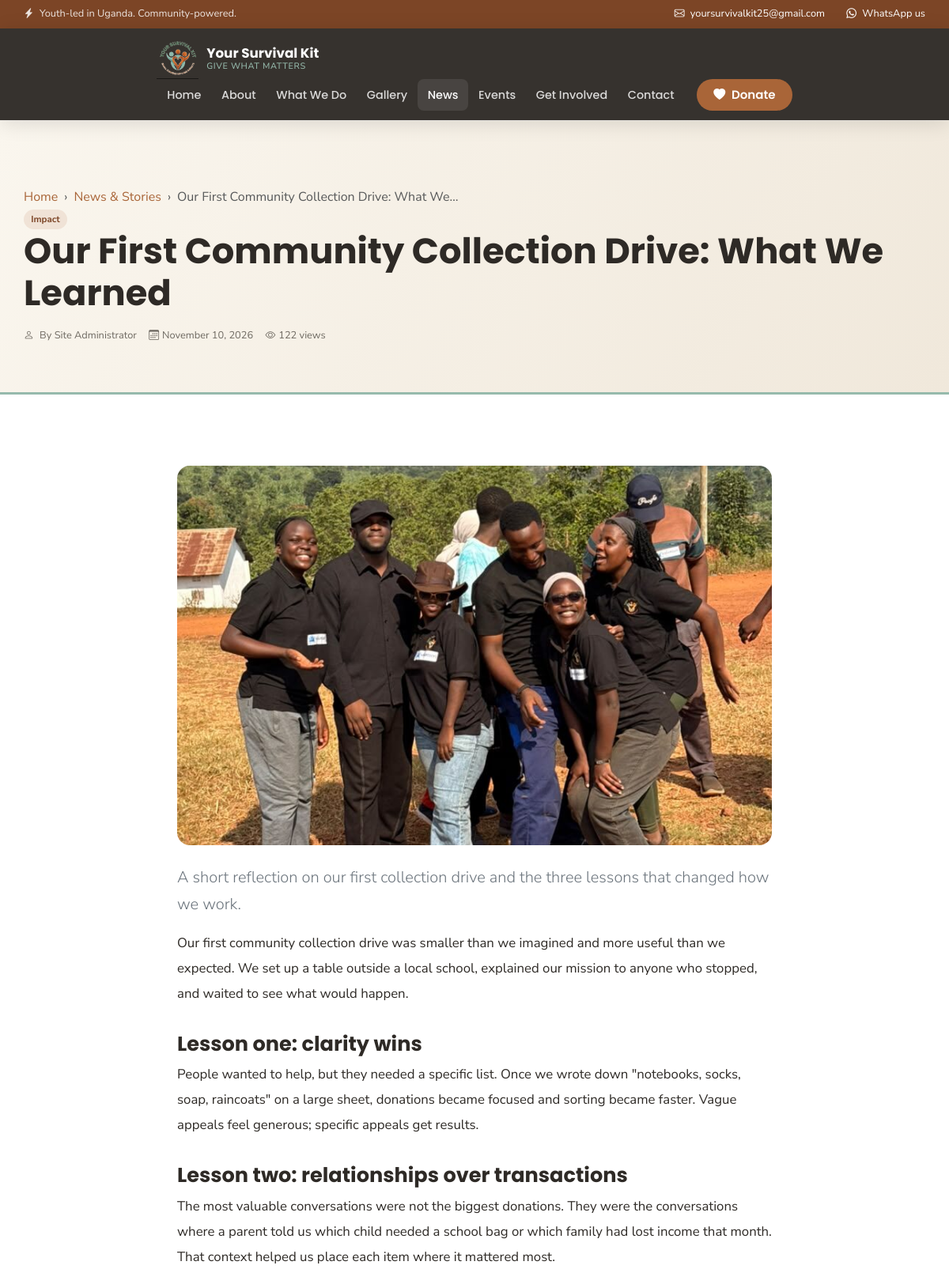
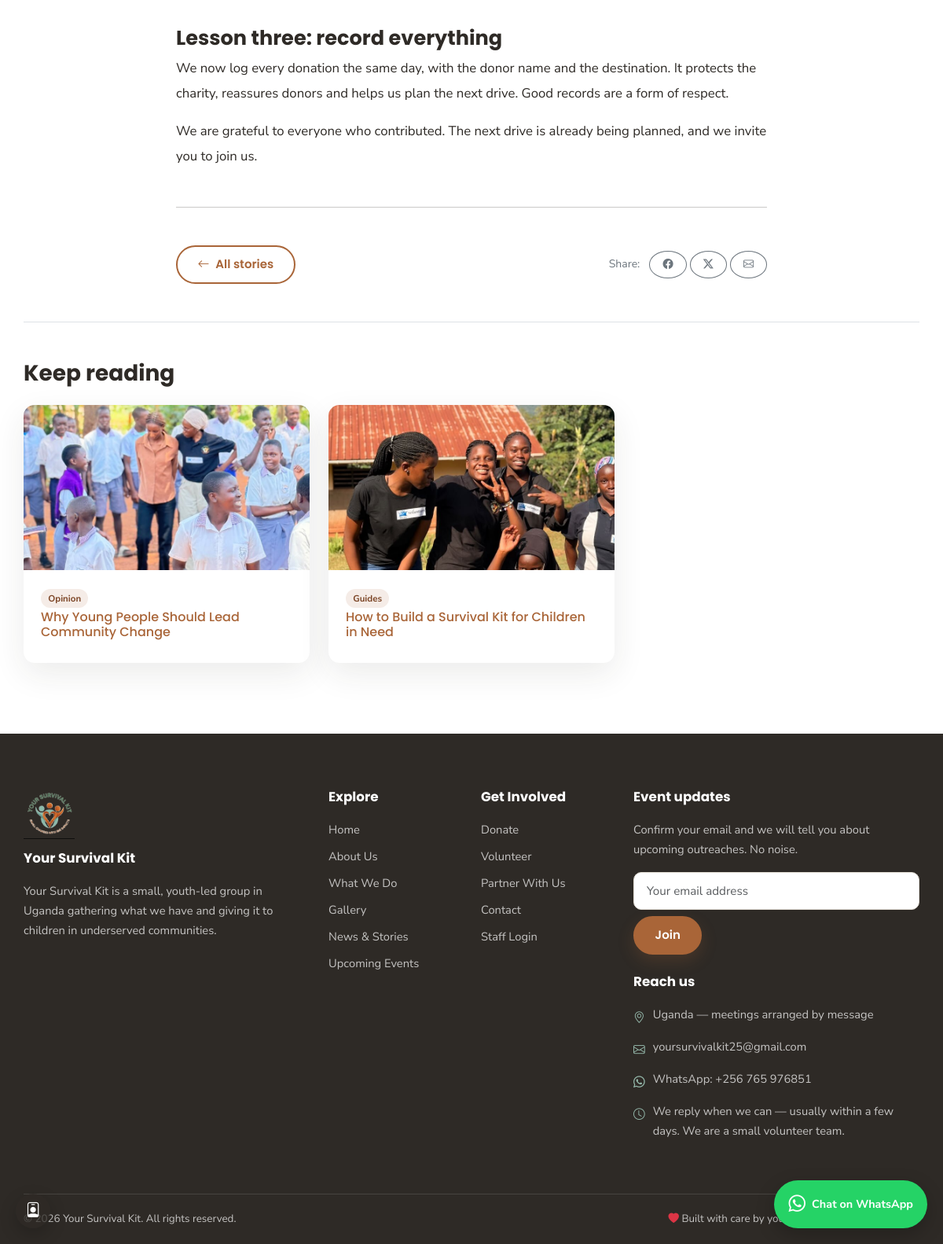
The page /news/our-first-community-collection-drive on the database its author committed (2 pictures, top to bottom).
### tables this page shows
CREATE TABLE IF NOT EXISTS news (
  id            INT UNSIGNED AUTO_INCREMENT PRIMARY KEY,
  title         VARCHAR(220) NOT NULL,
  slug          VARCHAR(240) NOT NULL UNIQUE,
  category      VARCHAR(80) NOT NULL DEFAULT 'News',
  excerpt       TEXT,
  content       LONGTEXT,
  image         VARCHAR(255),
  author_id     INT UNSIGNED DEFAULT NULL,
  status        ENUM('draft','published') NOT NULL DEFAULT 'draft',
  views         INT NOT NULL DEFAULT 0,
  published_at  DATETIME DEFAULT NULL,
  created_at    TIMESTAMP NOT NULL DEFAULT CURRENT_TIMESTAMP,
  updated_at    TIMESTAMP NOT NULL DEFAULT CURRENT_TIMESTAMP ON UPDATE CURRENT_TIMESTAMP,
  KEY idx_status (status),
  KEY idx_published (published_at),
  CONSTRAINT fk_news_author FOREIGN KEY (author_id) REFERENCES admin_users(id) ON DELETE SET NULL
);

### includes/config.php (called while the page is built, shortened)
<?php
function url(string $path = ''): string
{
    return BASE_URL . ltrim($path, '/');
}

### includes/functions.php (called while the page is built, shortened)
<?php
require_once __DIR__ . '/config.php';
function e($value): string
{
    return htmlspecialchars((string) $value, ENT_QUOTES | ENT_SUBSTITUTE, 'UTF-8');
}
function image_src(?string $filename, string $fallback = 'outreach/outreach-09.jpg'): string
{
    if ($filename) {
        $safe = basename($filename);
        if (is_file(UPLOAD_DIR . $safe)) {
            return UPLOAD_URL . rawurlencode($safe);
        }
    }
    return asset('img/' . $fallback);
}
function excerpt(string $text, int $length = 160): string
{
    $text = trim(strip_tags($text));
    return mb_substr($text, 0, $length) . '…';
}

### news-post.php (the view, shortened to what this page needs)
<?php
require_once __DIR__ . '/includes/config.php';
require_once __DIR__ . '/includes/functions.php';
$slug = trim($_GET['slug'] ?? '');
$stmt = $pdo->prepare(
    'SELECT n.*, a.name AS author_name FROM news n
     LEFT JOIN admin_users a ON a.id = n.author_id
     WHERE n.slug = ? AND n.status = "published" LIMIT 1'
);
$stmt->execute([$slug]);
$post = $stmt->fetch();
    ?>
    <?php
$pdo->prepare('UPDATE news SET views = views + 1 WHERE id = ?')->execute([$post['id']]);
$related = $pdo->prepare(
    'SELECT id, title, slug, image, category FROM news
     WHERE status = "published" AND id != ? ORDER BY published_at DESC LIMIT 3'
);
$related->execute([$post['id']]);
$related = $related->fetchAll();
include __DIR__ . '/includes/header.php';
?>
<section class="page-hero">
  <div class="ys-container">
    <nav aria-label="breadcrumb"><ol class="breadcrumb">
      <li class="breadcrumb-item"><a href="<?= e(url()) ?>">Home</a></li>
      <li class="breadcrumb-item"><a href="<?= e(url('news')) ?>">News & Stories</a></li>
      <li class="breadcrumb-item active" aria-current="page"><?= e(excerpt($post['title'], 45)) ?></li>
    </ol></nav>
    <span class="badge-ys mb-3"><?= e($post['category']) ?></span>
    <h1 style="font-size:clamp(1.8rem,4vw,2.8rem)"><?= e($post['title']) ?></h1>
    <p class="story-meta mt-3 mb-0">
      <span><i class="bi bi-person me-1"></i> By <?= e($post['author_name'] ?? 'Our team') ?></span>
      <span><i class="bi bi-calendar3 me-1"></i><?= e(date('F j, Y', strtotime($post['published_at'] ?? $post['created_at']))) ?></span>
      <span><i class="bi bi-eye me-1"></i><?= ((int) $post['views'] + 1) ?> views</span>
    </p>
  </div>
</section>
<section class="section">
  <div class="ys-container">
    <div class="row justify-content-center">
      <div class="col-lg-8">
        <img src="<?= e(image_src($post['image'])) ?>" alt="<?= e($post['title']) ?>" class="img-fluid w-100 mb-4 rounded-4" style="max-height:480px;object-fit:cover">
        <?php if ($post['excerpt']): ?>
          <p class="lead text-secondary"><?= e($post['excerpt']) ?></p>
        <?php endif; ?>
        <div class="article-content">
          <?= $post['content']  ?>
        </div>
        <hr class="my-5">
        <div class="d-flex flex-wrap justify-content-between align-items-center gap-3">
          <a href="<?= e(url('news')) ?>" class="btn btn-outline-ys"><i class="bi bi-arrow-left me-1"></i> All stories</a>
          <div>
            <span class="text-secondary small me-2">Share:</span>
            <a class="btn btn-sm btn-outline-secondary rounded-circle" target="_blank" rel="noopener"
               href="https://www.facebook.com/sharer/sharer.php?u=<?= urlencode(url('news/' . $post['slug'])) ?>" aria-label="Share on Facebook"><i class="bi bi-facebook"></i></a>
            <a class="btn btn-sm btn-outline-secondary rounded-circle" target="_blank" rel="noopener"
               href="https://twitter.com/intent/tweet?url=<?= urlencode(url('news/' . $post['slug'])) ?>&text=<?= urlencode($post['title']) ?>" aria-label="Share on X"><i class="bi bi-twitter-x"></i></a>
            <a class="btn btn-sm btn-outline-secondary rounded-circle" target="_blank" rel="noopener"
               href="mailto:?subject=<?= urlencode($post['title']) ?>&body=<?= urlencode(url('news/' . $post['slug'])) ?>" aria-label="Share by email"><i class="bi bi-envelope"></i></a>
          </div>
        </div>
      </div>
    </div>
    <?php if ($related): ?>
      <div class="mt-5 pt-5 border-top">
        <h3 class="mb-4">Keep reading</h3>
        <div class="row g-4">
          <?php foreach ($related as $r): ?>
            <div class="col-md-4">
              <article class="story-card">
                <a href="<?= e(url('news/' . $r['slug'])) ?>"><img src="<?= e(image_src($r['image'])) ?>" alt="<?= e($r['title']) ?>" loading="lazy"></a>
                <div class="story-body">
                  <span class="badge-ys mb-2"><?= e($r['category']) ?></span>
                  <h5 class="h6"><a href="<?= e(url('news/' . $r['slug'])) ?>"><?= e($r['title']) ?></a></h5>
                </div>
              </article>
            </div>
          <?php endforeach; ?>
        </div>
      </div>
    <?php endif; ?>
  </div>
</section>
<?php include __DIR__ . '/includes/footer.php'; ?>

### assets/css/style.css (style rules this page uses)
:root { --ys-brown: #a96538; --ys-brown-dark: #7c4526; --ys-green: #96baac; --ys-green-dark: #5c8577; --ys-ink: #2e2a26; --ys-muted: #6f6a62; --ys-cream: #faf6ee; --ys-sand: #f0e8db; --ys-gold: #e5b24b; --ys-white: #ffffff; --ys-radius: 14px; --ys-shadow: 0 14px 40px rgba(46, 42, 38, .09); --ys-font-head: 'Poppins', sans-serif; --ys-font-body: 'Nunito Sans', sans-serif; }
html { scroll-behavior: smooth; }
body { font-family: var(--ys-font-body); color: var(--ys-ink); background: var(--ys-white); font-size: 16px; line-height: 1.7; }
h1, h2, h3, h4, h5, h6 { font-family: var(--ys-font-head); font-weight: 700; color: var(--ys-ink); }
a { color: var(--ys-brown); text-decoration: none; transition: color .2s ease; }
img { max-width: 100%; }
.ys-container { max-width: 1180px; margin: 0 auto; padding: 0 20px; }
.section { padding: 90px 0; }
.btn { border-radius: 50px; padding: .7rem 1.6rem; font-family: var(--ys-font-head); font-weight: 600; font-size: .94rem; }
.btn-outline-ys { background: transparent; color: var(--ys-brown); border: 2px solid var(--ys-brown); }
.btn-sm { padding: .4rem 1rem; font-size: .82rem; }
.page-hero { background: linear-gradient(120deg, var(--ys-cream), var(--ys-sand)); padding: 70px 0 60px; border-bottom: 3px solid var(--ys-green); }
.page-hero h1 { font-size: clamp(2rem, 4.5vw, 3rem); margin-bottom: 10px; }
.page-hero p { color: var(--ys-muted); max-width: 680px; margin: 0; }
.breadcrumb { margin-top: 14px; margin-bottom: 0; --bs-breadcrumb-divider: '›'; }
.breadcrumb a { color: var(--ys-brown); }
.story-card { background: #fff; border-radius: var(--ys-radius); overflow: hidden; box-shadow: var(--ys-shadow); height: 100%; transition: transform .25s; }
.story-card img { width: 100%; height: 210px; object-fit: cover; }
.story-card .story-body { padding: 22px; }
.story-meta { font-size: .8rem; color: var(--ys-muted); margin-bottom: 8px; }
.story-meta span { margin-right: 12px; }
.badge-ys { background: rgba(169,101,56,.12); color: var(--ys-brown-dark); border-radius: 50px; padding: .35em .8em; font-size: .72rem; font-weight: 700; }
.article-content { font-size: 1.05rem; line-height: 1.9; }
.article-content h2 { margin-top: 2rem; font-size: 1.6rem; }
html { -webkit-text-size-adjust: 100%; }
body { overflow-x: hidden; }

### rows shown on the page
news: title "Our First Community Collection Drive: What We…", category "Impact", title "Our First Community Collection Drive: What We Learned", author.name "Site Administrator", published_at "November 10, 2026", (int) $post['views'] + 1 "122", image (picture), excerpt "A short reflection on our first collection drive and the three lessons that changed how we work.", content "Our first community collection drive was smaller than we imagined and more useful than we expected. We set up a table outside a local school, explained our mission to anyone who stopped, and waited to see what would happen. Lesson one: clarity wins People wanted to help, but they needed a specific list. Once we wrote down \"notebooks, socks, soap, raincoats\" on a large sheet, donations became focused and sorting became faster. Vague appeals feel generous; specific appeals get results. Lesson two: relationships over transactions The most valuable conversations were not the biggest donations. They were the conversations where a parent told us which child needed a school bag or which family had…"
news: image (picture), category "Opinion", title "Why Young People Should Lead Community Change"
news: image (picture), category "Guides", title "How to Build a Survival Kit for Children in Need"

### other values the page prints
$email "yoursurvivalkit25@gmail.com"
setting('about_short', SITE_TAGLINE) "Your Survival Kit is a small, youth-led group in Uganda gathering what we have and giving it to children in underserved communities."
$address "Uganda — meetings arranged by message"
setting('whatsapp_number') "+256 765 976851"
$hours "We reply when we can — usually within a few days. We are a small volunteer team."
